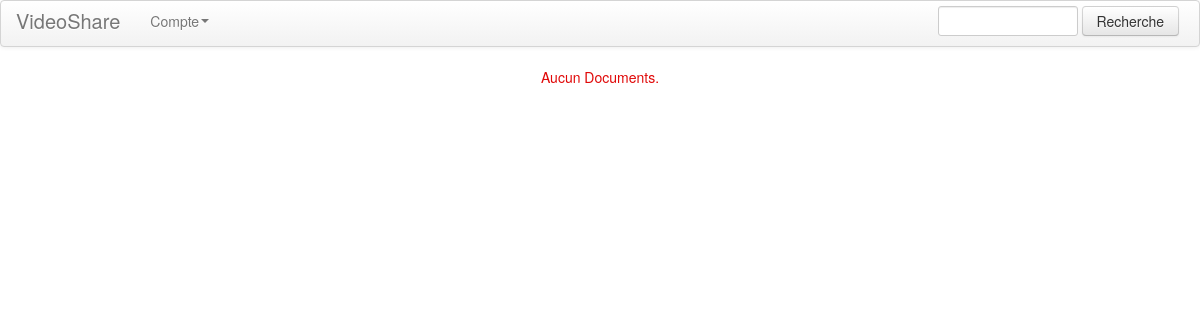
Page /list/ (signed in) on the earlier database version.
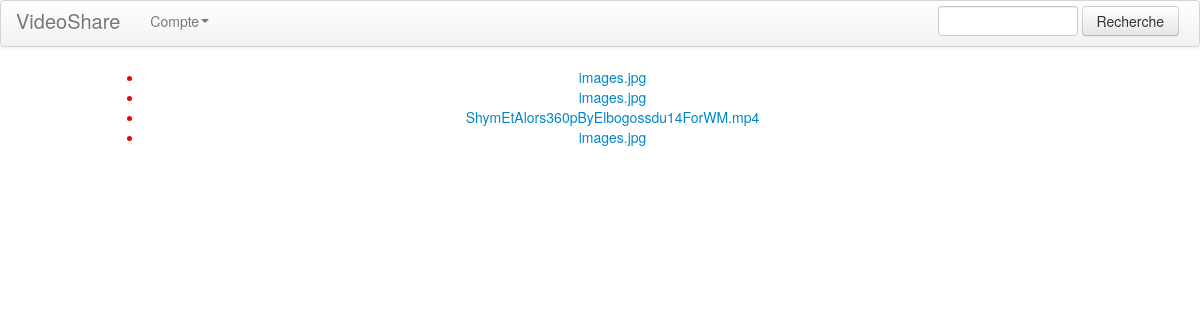
Same page on the later database version.
### videoShare/models.py (models this page shows, shortened)
class Document(models.Model):
    name = models.CharField(max_length=50)
    author = models.CharField(max_length=50)
    date = models.DateField()
    docfile = models.FileField(upload_to='documents/%Y/%m/%d')

### videoShare/views.py (the view)
# urls.py: url(r'^list/$', 'list', name='list'),
@login_required
def list(request):
    documents = Document.objects.all()
    return render_to_response(
        'list.html',
        {'documents': documents},
        context_instance=RequestContext(request)
    )

### template/list.html
{% extends "base.html" %}
{% block content %}
    {% if documents %}
        <ul>
        {% for document in documents %}
            <li><a href="{{document.id }}">{{ document.name }}</a></li>
        {% endfor %}
        </ul>
    {% else %}
        <p>Aucun Documents.</p>
    {% endif %}
{% endblock %}

### template/base.html (shortened to what this page needs)
<!DOCTYPE html>
<html lang="en">
    <head>
        <link rel="stylesheet" type="text/css" href="http://twitter.github.com/bootstrap/assets/css/bootstrap.css">
    </head>
    <body id="{% block body_id %}{% endblock %}">
        <div id="body">
            <div class="navbar">
                <div class="navbar-inner">
                    <ul class="nav">
                        <li>
                            <a class="brand" href="/">VideoShare</a>
                        </li>
                        <li class="dropdown">
                            <a href="#" class="dropdown-toggle" data-toggle="dropdown">Compte<b class="caret"></b> </a>
                        </li>
                    </ul>
                    <form class="navbar-form pull-right" action="">
                        <p>
                            <input type="text" class="span2">
                            <button type="submit" class="btn">Recherche</button>
                        </p>
                    </form>
                </div>
            </div>
            <div class="container-fluid">
                <div class="row-fluid">
                    <div class="span1">
                    </div>
                        <div class="span10">
                            <div class="span12 pagination-centered">
                                {% block content %}
                                {% endblock %}
                            </div>
                    </div>
                    <div class="span1">
                    </div>
                </div>
            </div>
        </div>
    </body>
</html>

Differences in the rows shown:
added Document: name "images.jpg"
added Document: name "images.jpg"
added Document: name "ShymEtAlors360pByElbogossdu14ForWM.mp4"
added Document: name "images.jpg"
Other differences:
text no longer shown: "Aucun Documents."
